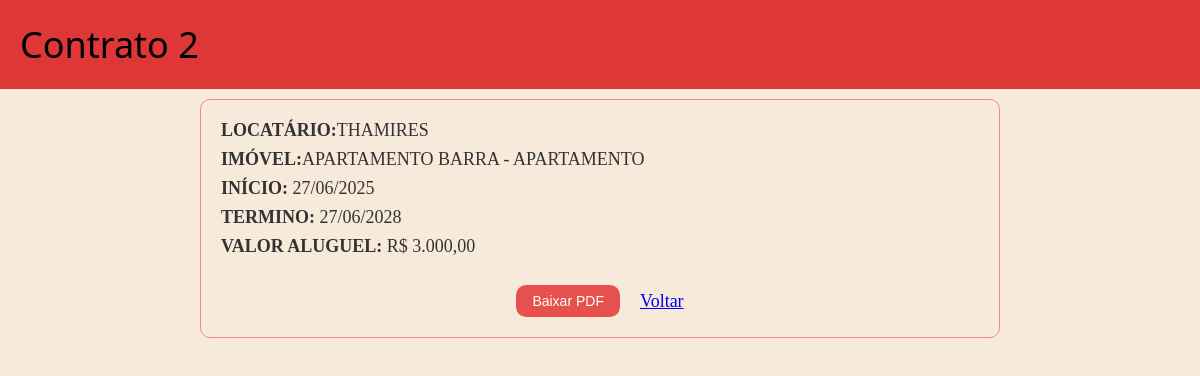
Screenshot of /contrato/2/ (signed in) with the database file from the repository.
### contratos/models.py (models this page shows, shortened)
class ContratoLocacao(models.Model):
    STATUS_LOC = [
        ('A', 'Ativo'),
        ('E', 'Encerrado'),
        ('R', 'Rescidido')
    ]
    TIPO_LOCACAO = [
        ('RESIDENCIAL', 'Residencial'),
        ('NAO_RESIDENCIAL', 'Não Residencial'),
        ('COMERCIAL', 'Comercial')
    ]
    imovel = models.ForeignKey(
        Imovel, # Relacionameto com modelo Imóvel
        on_delete=models.PROTECT, # Impede a exclusão de um imóvel se existir um contrato
        help_text='Imóvel alugado por este contrato.'
    )
    tipo = models.CharField(
        max_length=30,
        choices=TIPO_LOCACAO,
        default='RESIDENCIAL',
        help_text='TIPO LOCAÇÃO: RESIDENCIAL(36 MESES) - NÃO RESIDENCIAL: (DE 12 A 60 MESES) - COMERCIAL: (60 MESES)')
    locatario = models.ForeignKey(
        Locatarios, # Relacionamenro com o modelo Locatário
        on_delete=models.PROTECT, # Imoede a exclusão do Locatário se houver um contrato ativo
        help_text='Pessoa ou empresa que esta alugando o imóvel'
    )
    fiador = models.ForeignKey(
        Fiadores, # Relacionamento com modelo Fiadores
        on_delete=models.SET_NULL, # Se o fiador for excluido o campo fica vazio( onferir isso depois)
        null=True,
        blank=True,
        help_text='Fiador, responsavel pelo pagamento se nao houver(opcinal)'
    )
    data_inicio = models.DateField()
    """
        Logica a ser implementada:
        calculo deve acontecer de acordo com o tipo de contrato:
        RESIDENCIAL: 36 MESES
        NÃO_RESIDENCIAL: ATE 36 MESES
        COMERCIAL: 60 MESES
    """
    data_fim = models.DateField()
    valor_aluguel = models.DecimalField(max_digits=10, decimal_places=2, null=True, blank=True)
    periodo_reajuste = models.CharField(
        max_length=20,
        choices=[('ANUAL', 'Anual'), ('SEMESTRAL', 'Semestral'), ('TRIENAL', 'Trienal')],
        default='ANUAL'
    )
    status = models.CharField(max_length=15, choices=STATUS_LOC, default='ATIVO')
    observacoes = models.TextField(blank=True)
    data_criacao = models.DateTimeField(auto_now_add=True)
    data_atualizacao = models.DateTimeField(auto_now=True)

### imoveis/models.py (models this page shows, shortened)
class Locatarios(models.Model):
    TIPO_PESSOA = [
        ('F', 'Pessoa Física'),
        ('J', 'Pessoa Jurídica')
    ]
    tipo = models.CharField(
        max_length=1,
        choices=TIPO_PESSOA,
        default='F',
        help_text='Tipo de Pessoa: Física ou Jurídica.'
    )
    nome = models.CharField(
        max_length=100,
        help_text='Nome do Locatário se pessoa física.'
    )
    cpf = models.CharField(
        max_length=13,
        unique=True,
        null=True,
        blank=True,
        help_text='Digite o CPF do Locador.'
    )
    identidade = models.CharField(
        max_length=20,
        help_text='Documento de Identificação com foto',
        null=True,
        blank=True
    )
    nome_fantasia = models.CharField(
        max_length=100,
        help_text='Nome fantasia, caso não possua, deixar em branco.',
        null=True,
        blank=True
    )
    cnpj = models.CharField(
        max_length=18,
        unique=True,
        null=True,
        blank=True,
        help_text='Digite o CNPJ da empresa.'
    )
    inscricao_estadual = models.CharField(
        max_length=20,
        null=True,
        blank=True,
        help_text='Número de inscrição estadual.'
    )
    email = models.EmailField(
        blank=True
    )
    telefone = models.CharField(
        max_length=20,
        blank=True
    )
    endereco = models.CharField(
        max_length=200,
        blank=True
    )
    data_cadastro = models.DateTimeField(
        auto_now_add=True
    )

class Imovel(models.Model):
    titulo = models.CharField(
        max_length=100,
        help_text='Título ou nome do imóvel(Ex: Casa em Paraty)'
    )
    descricao = models.TextField(
        blank=True,
        help_text='Descrição detalhada do imóvel'
    )
    endereco = models.CharField(
        max_length=200,
        help_text='Endereço completo do imóvel'
    )
    tipo_imovel = [
        ('AP', 'Apartamento'),
        ('CA', 'Casa'),
        ('SA', 'Sala'),
        ('LJ', 'Loja'),
        ('SBJ', 'Sobreloja'),
        ('GP', 'Galpão'),
        ('TE', 'Terreno'),
        ('PT', 'Parte'), # quando é somente parte de um imovel
    ]
    tipo = models.CharField(
        max_length=3,
        choices=tipo_imovel,
        default='CA',
        help_text='Tipo do Imóvel'
    )
    preco = models.DecimalField(
        max_digits=10,
        decimal_places=2,
        help_text='Valor do imóvel (Ex.: 1000000,00).'
    )
    disponivel = models.BooleanField(
        default=True,
        help_text='Se está disponível para venda ou locação.'
    )
    locadores = models.ManyToManyField('Locadores', through='LocadorImovel', related_name='imoveis', help_text='Locadores Vinculados a esse imóvel')
    """
        Logica a ser implementada:
        Se não houver Locatário automaticamente imóvel será considerado disponível
    """
    locatario = models.ForeignKey(
        'Locatarios',
        on_delete=models.SET_NULL, # Mesmo que o Locatario seja excluido o imóvel permanece
        null=True,
        blank=True,
        help_text='Locatário atual do imóvel(se alugado)'
    )
    """
        Logica a ser implementada:
        Se não houver Fiador automaticamente sera considerado 03 meses deposito garantia (valor aluguel)
    """
    fiador = models.ForeignKey(
        'Fiadores',
        on_delete=models.SET_NULL, # Mesmo que o fiador seja excluido o locatário permanece
        null=True,
        blank=True,
        help_text='Fiador do Locatario se houver'
    )
    data_cadastro = models.DateTimeField(
        auto_now_add=True,
        help_text='Data em que o imóvel foi cadastrado.'
    )
    data_atualizacao = models.DateTimeField(
        auto_now=True,
        help_text='Data da ultima atualização.'
    )
    def __str__(self):
        return f'{self.titulo} - {self.get_tipo_display()}'
    """def clean(self):
        total = sum(
            li.participa for li in LocadorImovel.objects.filter(imovel=self)
        )
        if total != 100:
            raise ValidationError(
                f'A soma dos percentuais dos locadores deve ser exatamente 100%. Atualmente {total}%.'
            )"""

### contratos/views.py (the view)
# urls.py: path('<int:contrato_id>/', views.detalhes_contrato, name='detalhes_contrato'), # Detalhes
@login_required
def detalhes_contrato(request, contrato_id):
    contrato = get_object_or_404(ContratoLocacao, id=contrato_id) # Busca contrato por id ou mostra 404
    return render(request, 'contratos/contratoDetalhe.html', {'contrato':contrato})

### contratos/templatetags/format_extras.py (called while the page is built)
@register.filter()
def brl(valor):
    try:
        valor_float = float(valor)
        formatUsdt = f'{valor_float:,.2f}'
        formatBrl = formatUsdt.replace(',', 'v').replace('.', ',').replace('v', '.')
        return f'R$ {formatBrl}'
    except:
        return valor

### contratos/templates/contratos/contratoDetalhe.html (shortened to what this page needs)
{% load format_extras %}
<!DOCTYPE html>
<html lang="pt-br">
<head>
</head>
<body>
    <main>
        <section>
            <h2>Contrato {{ contrato.id }}</h2>
            <div class="cards">
                <div class="card">
                    <p><strong>Locatário:</strong>{{ contrato.locatario.nome }}</p>
                    <p><strong>Imóvel:</strong>{{ contrato.imovel }}</p>
                    <p><strong>Início: </strong>{{ contrato.data_inicio | date:"d/m/Y" }}</p>
                    <p><strong>Termino: </strong>{{ contrato.data_fim | date:"d/m/Y" }}</p>
                    <p><strong>Valor Aluguel: </strong>{{ contrato.valor_aluguel | brl }}</p>
                    <div class="container-button">
                        <a href="{% url 'gerar_pdf_contrato' contrato.id %}">
                            <button>Baixar PDF</button>
                        </a>
                        <a href="{% url 'lista_contratos' %}">Voltar</a>
                    </div>
                </div>
            </div>
        </section>
    </main>
</body>
</html>

### contratos/templates/contratos/contratoDetalhe.html (style rules this page uses)
* { padding: 0; margin: 0; box-sizing: border-box; background-color: rgb(247, 234, 219); font-size: 18px; }
h2 { font-family: 'Segoe UI', Tahoma, Geneva, Verdana, sans-serif; font-size: 2rem; background-color: #dd3737; font-weight: 300; padding: 20px; }
p { color: #333333; text-transform: uppercase; }
.cards { display: flex; padding: 10px 20px; justify-content: center; }
.card { width: 800px;display: flex; flex-direction: column; gap:8px; border: 1px solid #f78679; border-radius: 10px; padding: 20px; }
.container-button { display: flex; align-items: center; justify-content: center; gap: 20px; margin-top: 20px; }
button { background-color: #e6514d; color: #fff; font-size: 14px; padding: 8px 16px; border-radius: 10px; border: none; cursor: pointer; }

### rows the page displays
ContratoLocacao: id "2", locatario.nome "THAMIRES", imovel "APARTAMENTO BARRA - APARTAMENTO", data_inicio "27/06/2025", data_fim "27/06/2028", valor_aluguel|brl "R$ 3.000,00"
